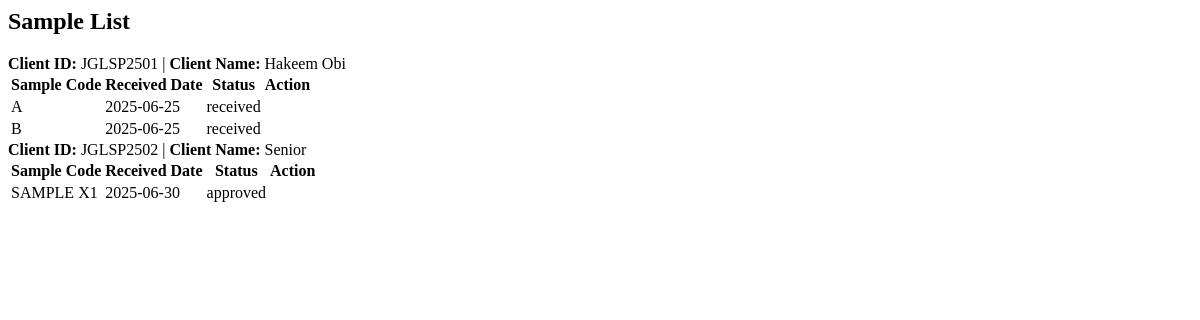
The page /samples/ (signed in) on the database as committed earlier.
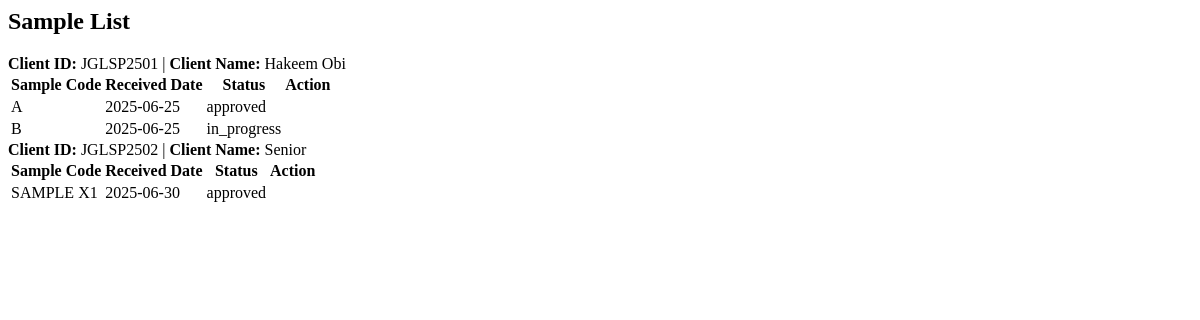
The same page on the database as committed later.
### lims/models/sample.py (models this page shows)
class Sample(models.Model):
    client = models.ForeignKey(Client, on_delete=models.CASCADE)
    sample_code = models.CharField(max_length=50)
    sample_type = models.CharField(max_length=100)
    weight = models.DecimalField(max_digits=6, decimal_places=2)
    temperature = models.DecimalField(max_digits=5, decimal_places=2, null=True, blank=True)
    humidity = models.DecimalField(max_digits=5, decimal_places=2, null=True, blank=True)
    status = models.CharField(max_length=20, choices=SampleStatus.choices, default=SampleStatus.RECEIVED)
    received_date = models.DateField(auto_now_add=True)
    verified_at = models.DateTimeField(null=True, blank=True)
    coa_released = models.BooleanField(default=False)
    manager_comment = models.TextField(blank=True, null=True)

### lims/models/client.py (models this page shows, shortened)
class Client(models.Model):
    client_id = models.CharField(max_length=20, unique=True)
    name = models.CharField(max_length=100)
    organization = models.CharField(max_length=150)
    email = models.EmailField()
    phone = models.CharField(max_length=20)
    address = models.TextField()
    token = models.CharField(max_length=20, unique=True, blank=True)
    created = models.DateTimeField(auto_now_add=True)
    coa_released = models.BooleanField(default=False)

### lims/views/clerk_views.py (the view)
# urls.py: path("samples/", views.sample_list, name="sample_list"),
@login_required
def sample_list(request):
    samples = (
        Sample.objects
        .exclude(sample_code__startswith="QC-")
        .select_related("client")
        .order_by("client__client_id", "-received_date")
    )
    return render(request, "lims/sample_list.html", {"samples": samples})

### lims/templates/lims/sample_list.html
<div class="container mt-4">
  <h2>Sample List</h2>
  {% regroup samples by client.client_id as client_groups %}
  {% for group in client_groups %}
    <div class="card mb-4">
      <div class="card-header bg-primary text-white">
        <strong>Client ID:</strong> {{ group.grouper }} |
        <strong>Client Name:</strong> {{ group.list.0.client.name }}
      </div>
      <div class="card-body p-0">
        <table class="table table-bordered table-striped table-sm mb-0">
          <thead class="table-light">
            <tr>
              <th>Sample Code</th>
              <th>Received Date</th>
              <th>Status</th>
              <th>Action</th>
            </tr>
          </thead>
          <tbody>
            {% for sample in group.list %}
              <tr>
                <td>{{ sample.sample_code }}</td>
                <td>{{ sample.received_date|date:"Y-m-d" }}</td>
                <td>{{ sample.status }}</td>
              </tr>
            {% endfor %}
          </tbody>
        </table>
      </div>
    </div>
  {% empty %}
    <p class="text-center">No samples found.</p>
  {% endfor %}
</div>

Rows that differ between the two databases and show on the page:
changed Sample "Hakeem Obi": status "received" → "approved"
changed Sample: status "received" → "in_progress"
